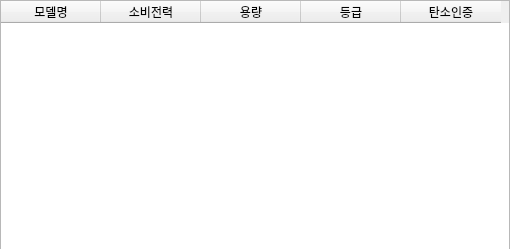
<?xml version="1.0" encoding="UTF-8"?>
<ui version="4.0">
 <class>Dialog</class>
 <widget class="QDialog" name="Dialog">
  <property name="geometry">
   <rect>
    <x>0</x>
    <y>0</y>
    <width>510</width>
    <height>249</height>
   </rect>
  </property>
  <property name="windowTitle">
   <string>Dialog</string>
  </property>
  <widget class="QTableWidget" name="app_model_search">
   <property name="geometry">
    <rect>
     <x>0</x>
     <y>0</y>
     <width>510</width>
     <height>250</height>
    </rect>
   </property>
   <column>
    <property name="text">
     <string>모델명</string>
    </property>
   </column>
   <column>
    <property name="text">
     <string>소비전력</string>
    </property>
   </column>
   <column>
    <property name="text">
     <string>용량</string>
    </property>
   </column>
   <column>
    <property name="text">
     <string>등급</string>
    </property>
   </column>
   <column>
    <property name="text">
     <string>탄소인증</string>
    </property>
   </column>
  </widget>
 </widget>
 <resources/>
 <connections/>
</ui>
